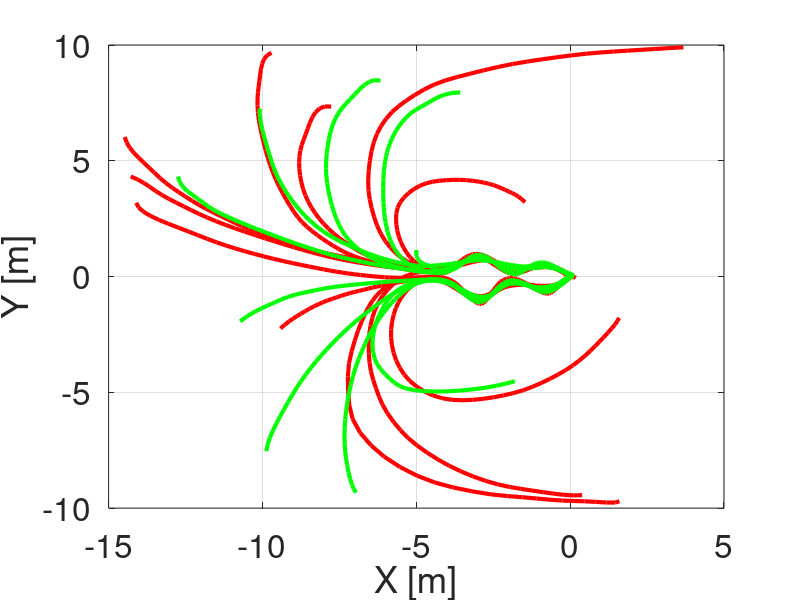

Source code (MATLAB): (Note: this script raises an error after producing the figure.)
close all
clc
clear
addpath([pwd, '/Unstable_systems_analysis']);
addpath([pwd, '/Stable_systems_analysis']);
cd ..
addpath(genpath([pwd, '/YALMIP']));
addpath(genpath([pwd, '/sedumi']));
cd Convex
load('Data/matlab.mat','Input_S') % Other options are matlab_3.mat matlab_2.mat
Training_N=[1,9,12,13,10,7,17,4,2,5,15]; %'matlab.mat'
Testing_N=[3,6,8,11,14,16,18,19,20];


dt = 1; %The time step of the demonstrations
tol_cutting = 0; % A threshold on velocity that will be used for trimming demos
options.K=3;  %Number of Gaussian funcitons

for i=1:size(Training_N,2)
    Data_Set{1,i}=Input_S{1,Training_N(1,i)}'; %#ok<SAGROW>
end
for i=1:size(Testing_N,2)
    Data_Set_T{1,i}=Input_S{1,Testing_N(1,i)}'; %#ok<SAGROW>
end
%% Plot
figure1 = figure;
axes1 = axes('Parent',figure1);
hold(axes1,'on');
xlabel('X [m]');
ylabel('Y [m]');
box(axes1,'on');
grid(axes1,'on');
set(axes1,'FontSize',24);
for i=1:size(Training_N,2)
   plot(Input_S{1,Training_N(1,i)}(:,1),Input_S{1,Training_N(1,i)}(:,2),'DisplayName','Training set','LineWidth',3,'Color',[1 0 0])
   hold on
end
for i=1:size(Testing_N,2)
   plot(Input_S{1,Testing_N(1,i)}(:,1),Input_S{1,Testing_N(1,i)}(:,2),'DisplayName','Testing set','LineWidth',3,'Color',[0 1 0])
   hold on
end
%% Learning
[~ , ~, DatA, ~] = preprocess_demos(Data_Set,dt,tol_cutting);
[~ , ~, DatA_T, ~] = preprocess_demos(Data_Set_T,dt,tol_cutting);

[Unstable_EM.prior,Unstable_EM.Mu,Unstable_EM.Sigma,Unstable_EM.A,Unstable_EM.b,~,~,~,~]=Traing_EM(DatA,options);
[Stable.prior,Stable.Mu,Stable.Sigma,Stable.A,time_CON]=Learn_The_convex_Stable_problem(Unstable_EM.prior,Unstable_EM.Mu,Unstable_EM.Sigma,DatA);
ERROR_Stable=Cross_Validation(DatA,Stable.prior,Stable.Mu,Stable.Sigma,Stable.A);
ERROR_Stable_Test_Set=Cross_Validation(DatA_T,Stable.prior,Stable.Mu,Stable.Sigma,Stable.A);


%% The out-pout is 
Stable.prior;
Stable.Mu;
Stable.Sigma;
Stable.A;